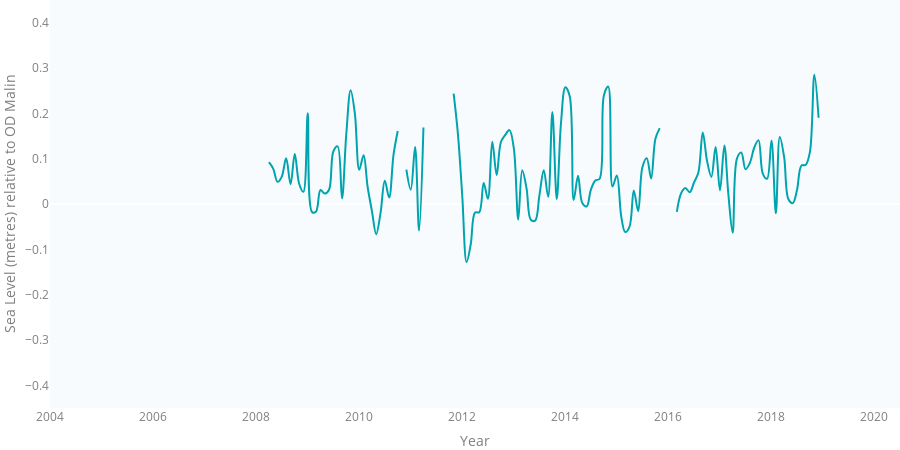

The notebook cell this image was saved under:
### Code cell
# ballyglass
figure_3_7_ballyglass = make_subplots(specs=[[{'secondary_y': False}]])

figure_3_7_ballyglass.add_trace(ballyglassSingleTrace,
            secondary_y=False,)


figure_3_7_ballyglass.update_layout(TIMESERIES_LAYOUT)
# figure_3_7_ballyglass.update_layout(showlegend = True)


figure_3_7_ballyglass.update_yaxes(title_text='Sea Level (metres) relative to OD Malin',
                         range=[-0.45, 0.45],
                         showgrid=False,
                         fixedrange=True,
                         showspikes=True,
                        )
figure_3_7_ballyglass.update_xaxes(title_text='Year',
                         range=['2004-01-01', '2020-06-30'],
#                          tickformat="%Y",
                         showspikes=True,  
                         spikethickness=2
                        )

figure_3_7_ballyglass.show()

### Figure 1 — Plotly figure (JSON) as saved in the notebook; plotly's stock layout.template omitted (floating-point values rounded to 4 significant figures; data arrays with more than 128 entries replaced by an {"elided": "..."} marker saying what was removed)
{"data": [{"connectgaps": false, "hovertemplate": "%{x}<br><b>Monthly Average: %{y:.2f} m<extra></extra></b>", "line": {"color": "#00a4ae", "shape": "spline", "width": 2}, "mode": "lines", "name": "Ballyglass", "type": "scatter", "x": {"elided": "168 str values"}, "xaxis": "x", "y": {"elided": "168 float values"}, "yaxis": "y"}], "layout": {"font": {"color": "#7f7f7f"}, "height": 450, "hovermode": "closest", "legend": {"bgcolor": "rgba(0,0,0,0)", "itemclick": false, "itemdoubleclick": false, "orientation": "h"}, "margin": {"b": 0, "l": 0, "r": 0, "t": 0}, "paper_bgcolor": "rgba(0,0,0,0)", "plot_bgcolor": "#f7fbfd", "xaxis": {"anchor": "y", "domain": [0, 1], "range": ["2004-01-01", "2020-06-30"], "showgrid": false, "showspikes": true, "spikethickness": 2, "title": {"text": "Year"}}, "yaxis": {"anchor": "x", "domain": [0, 1], "fixedrange": true, "range": [-0.45, 0.45], "showgrid": false, "showspikes": true, "title": {"text": "Sea Level (metres) relative to OD Malin"}}}}
